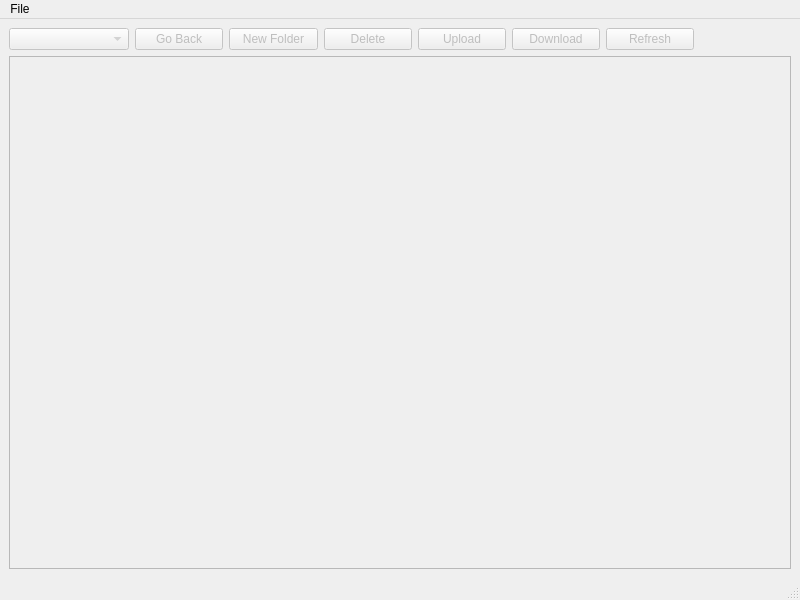
<?xml version="1.0" encoding="UTF-8"?>
<ui version="4.0">
 <class>MainWindow</class>
 <widget class="QMainWindow" name="MainWindow">
  <property name="geometry">
   <rect>
    <x>0</x>
    <y>0</y>
    <width>800</width>
    <height>600</height>
   </rect>
  </property>
  <property name="windowTitle">
   <string>MainWindow</string>
  </property>
  <widget class="QWidget" name="centralwidget">
   <layout class="QGridLayout" name="gridLayout">
    <item row="1" column="0">
     <widget class="QTableView" name="table_view_directory_listings">
      <property name="enabled">
       <bool>false</bool>
      </property>
      <property name="alternatingRowColors">
       <bool>true</bool>
      </property>
     </widget>
    </item>
    <item row="0" column="0">
     <layout class="QHBoxLayout" name="horizontalLayout">
      <property name="sizeConstraint">
       <enum>QLayout::SetFixedSize</enum>
      </property>
      <item alignment="Qt::AlignLeft">
       <widget class="QComboBox" name="combo_box_storage_select">
        <property name="enabled">
         <bool>false</bool>
        </property>
        <property name="minimumSize">
         <size>
          <width>120</width>
          <height>0</height>
         </size>
        </property>
        <property name="maximumSize">
         <size>
          <width>120</width>
          <height>16777215</height>
         </size>
        </property>
       </widget>
      </item>
      <item alignment="Qt::AlignLeft">
       <widget class="QPushButton" name="button_back">
        <property name="enabled">
         <bool>false</bool>
        </property>
        <property name="minimumSize">
         <size>
          <width>88</width>
          <height>0</height>
         </size>
        </property>
        <property name="maximumSize">
         <size>
          <width>107</width>
          <height>16777215</height>
         </size>
        </property>
        <property name="text">
         <string>Go Back</string>
        </property>
       </widget>
      </item>
      <item alignment="Qt::AlignLeft">
       <widget class="QPushButton" name="button_add_new_folder">
        <property name="enabled">
         <bool>false</bool>
        </property>
        <property name="minimumSize">
         <size>
          <width>89</width>
          <height>0</height>
         </size>
        </property>
        <property name="maximumSize">
         <size>
          <width>106</width>
          <height>16777215</height>
         </size>
        </property>
        <property name="text">
         <string>New Folder</string>
        </property>
       </widget>
      </item>
      <item alignment="Qt::AlignLeft">
       <widget class="QPushButton" name="button_delete">
        <property name="enabled">
         <bool>false</bool>
        </property>
        <property name="minimumSize">
         <size>
          <width>88</width>
          <height>0</height>
         </size>
        </property>
        <property name="maximumSize">
         <size>
          <width>88</width>
          <height>16777215</height>
         </size>
        </property>
        <property name="text">
         <string>Delete</string>
        </property>
       </widget>
      </item>
      <item alignment="Qt::AlignLeft">
       <widget class="QPushButton" name="button_upload">
        <property name="enabled">
         <bool>false</bool>
        </property>
        <property name="minimumSize">
         <size>
          <width>88</width>
          <height>0</height>
         </size>
        </property>
        <property name="maximumSize">
         <size>
          <width>106</width>
          <height>16777215</height>
         </size>
        </property>
        <property name="text">
         <string>Upload</string>
        </property>
       </widget>
      </item>
      <item alignment="Qt::AlignLeft">
       <widget class="QPushButton" name="button_download">
        <property name="enabled">
         <bool>false</bool>
        </property>
        <property name="minimumSize">
         <size>
          <width>88</width>
          <height>0</height>
         </size>
        </property>
        <property name="maximumSize">
         <size>
          <width>107</width>
          <height>16777215</height>
         </size>
        </property>
        <property name="text">
         <string>Download</string>
        </property>
       </widget>
      </item>
      <item alignment="Qt::AlignLeft">
       <widget class="QPushButton" name="button_refresh">
        <property name="enabled">
         <bool>false</bool>
        </property>
        <property name="minimumSize">
         <size>
          <width>88</width>
          <height>0</height>
         </size>
        </property>
        <property name="maximumSize">
         <size>
          <width>106</width>
          <height>16777215</height>
         </size>
        </property>
        <property name="text">
         <string>Refresh</string>
        </property>
       </widget>
      </item>
      <item>
       <spacer name="horizontalSpacer">
        <property name="orientation">
         <enum>Qt::Horizontal</enum>
        </property>
        <property name="sizeHint" stdset="0">
         <size>
          <width>40</width>
          <height>20</height>
         </size>
        </property>
       </spacer>
      </item>
     </layout>
    </item>
   </layout>
  </widget>
  <widget class="QMenuBar" name="menubar">
   <property name="geometry">
    <rect>
     <x>0</x>
     <y>0</y>
     <width>800</width>
     <height>30</height>
    </rect>
   </property>
   <widget class="QMenu" name="menuFile">
    <property name="title">
     <string>File</string>
    </property>
    <addaction name="actionConnect"/>
    <addaction name="actionConnect_to_ADB_Wireless"/>
    <addaction name="actionExit"/>
   </widget>
   <addaction name="menuFile"/>
  </widget>
  <widget class="QStatusBar" name="statusbar"/>
  <action name="actionConnect">
   <property name="text">
    <string>Connect</string>
   </property>
  </action>
  <action name="actionConnect_to_ADB_Wireless">
   <property name="text">
    <string>Connect to ADB Wireless</string>
   </property>
  </action>
  <action name="actionExit">
   <property name="text">
    <string>Exit</string>
   </property>
  </action>
 </widget>
 <resources/>
 <connections/>
</ui>
